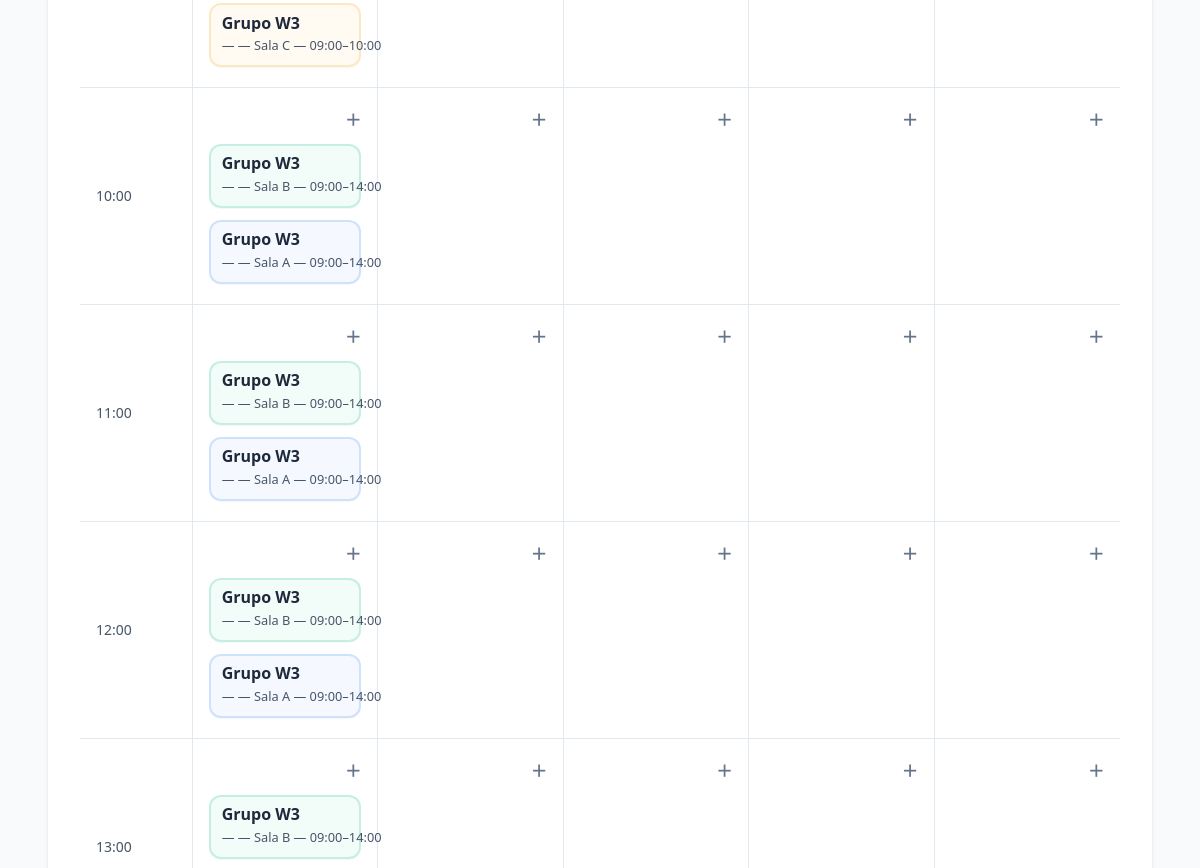
Before: / (middle part) with the older database file.
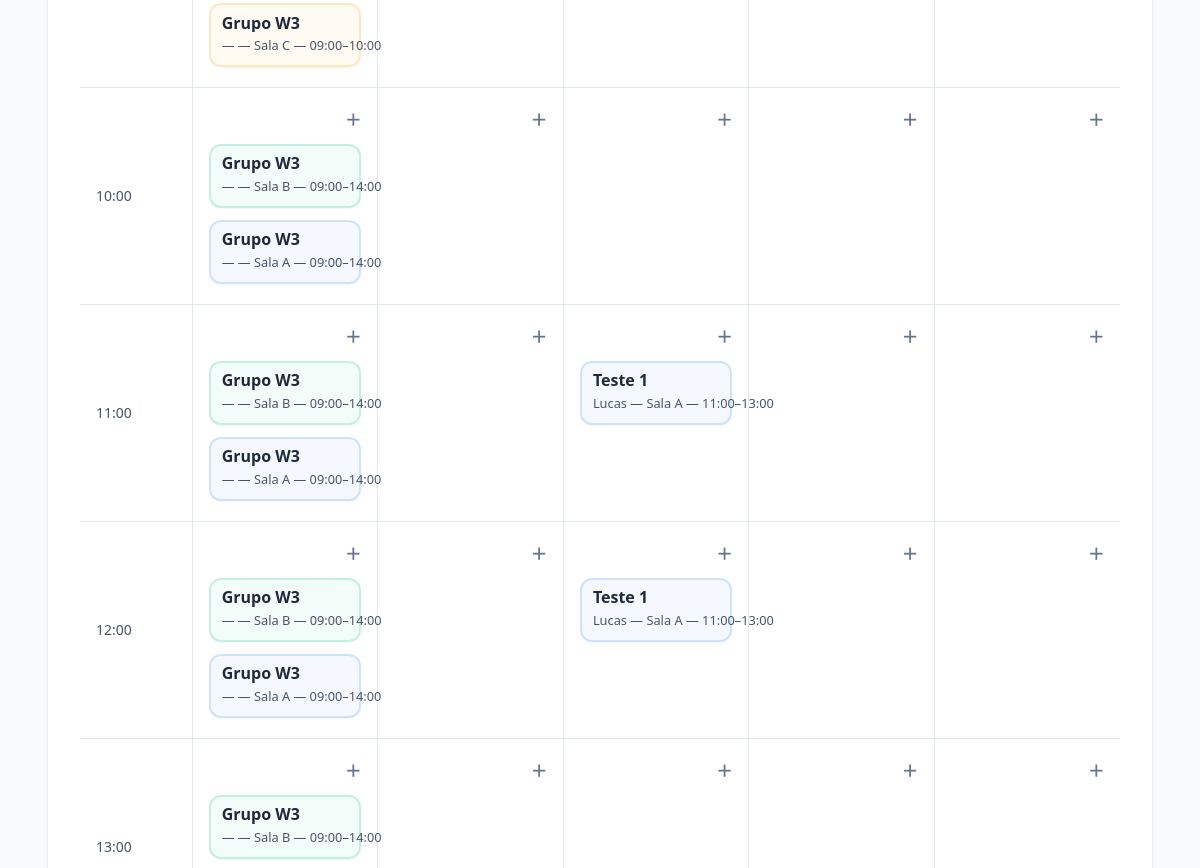
After: the same page with the newer database file.
### tables this page shows
CREATE TABLE bookings (
    id INTEGER PRIMARY KEY AUTOINCREMENT,
    room_id INTEGER NOT NULL,
    title TEXT NOT NULL,
    date_start TEXT NOT NULL, -- 'YYYY-MM-DD HH:MM:SS'
    date_end   TEXT NOT NULL,
    participants TEXT,
    is_online INTEGER NOT NULL DEFAULT 0,
    meeting_link TEXT,
    notes TEXT,
    created_at TEXT NOT NULL, requester TEXT, participants_count INTEGER NOT NULL DEFAULT 1, needs_coffee INTEGER NOT NULL DEFAULT 0,
    FOREIGN KEY (room_id) REFERENCES rooms(id)
);

CREATE TABLE rooms (
    id INTEGER PRIMARY KEY AUTOINCREMENT,
    name TEXT NOT NULL,
    color TEXT NOT NULL DEFAULT '#3b82f6'
, capacity INTEGER NOT NULL DEFAULT 8, has_wifi INTEGER NOT NULL DEFAULT 1, has_tv INTEGER NOT NULL DEFAULT 1, has_board INTEGER NOT NULL DEFAULT 1, has_ac INTEGER NOT NULL DEFAULT 1, is_blocked INTEGER NOT NULL DEFAULT 0);

### bootstrap.php (called while the page is built, shortened)
<?php
function h($s) { return htmlspecialchars((string)$s, ENT_QUOTES, 'UTF-8'); }
function hh($h) { return str_pad((string)$h, 2, '0', STR_PAD_LEFT) . ':00'; }
function bookingsForCell(array $list, DateTime $cellStart, DateTime $cellEnd): array {
    $out = [];
    foreach ($list as $b) {
        $bStart = new DateTime($b['date_start']);
        $bEnd   = new DateTime($b['date_end']);
        if ($cellStart < $bEnd && $cellEnd > $bStart) { $out[] = $b; }
    }
    return $out;
}
?>

### calendario.php (the view, shortened to what this page needs)
<?php
$rooms = [];
foreach ($pdo->query('SELECT * FROM rooms ORDER BY id') as $r) {
    $rooms[(int)$r['id']] = $r;
}
$weekParam = $_GET['week'] ?? '';
$today = new DateTime('today');
$baseDate = $weekParam ? DateTime::createFromFormat('Y-m-d', $weekParam) : clone $today;
$dayOfWeek = (int)$baseDate->format('N');
$monday = (clone $baseDate)->modify('-' . ($dayOfWeek - 1) . ' days');
$friday = (clone $monday)->modify('+4 days');
$weekDays = [];
for ($i = 0; $i < 5; $i++) { $weekDays[] = (clone $monday)->modify("+$i days"); }
$weekStartSql = (clone $monday)->setTime(0,0,0)->format('Y-m-d H:i:s');
$weekEndSql   = (clone $friday)->setTime(23,59,59)->format('Y-m-d H:i:s');
$q = 'SELECT b.*, r.name AS room_name, r.color AS room_color
      FROM bookings b
      JOIN rooms r ON r.id = b.room_id
      WHERE b.date_start < :week_end AND b.date_end > :week_start';
$params = [':week_end' => $weekEndSql, ':week_start' => $weekStartSql];
$q .= ' ORDER BY b.date_start';
$st = $pdo->prepare($q);
$st->execute($params);
$allBookings = $st->fetchAll(PDO::FETCH_ASSOC);
$bookingsByDay = [];
foreach ($allBookings as $b) {
    $start = new DateTime($b['date_start']);
    $end = new DateTime($b['date_end']);
    $span = new DatePeriod((clone $start)->setTime(0,0,0), new DateInterval('P1D'), (clone $end)->setTime(23,59,59)->modify('+1 second'));
    foreach ($span as $d) {
        $key = $d->format('Y-m-d');
        $bookingsByDay[$key] = $bookingsByDay[$key] ?? [];
        $bookingsByDay[$key][] = $b;
    }
}
$stAll = $pdo->prepare('SELECT b.*, r.name AS room_name, r.color AS room_color
                        FROM bookings b
                        JOIN rooms r ON r.id = b.room_id
                        WHERE b.date_start < :week_end AND b.date_end > :week_start
                        ORDER BY b.date_start');
$stAll->execute([':week_end' => $weekEndSql, ':week_start' => $weekStartSql]);
$allBookingsAllRooms = $stAll->fetchAll(PDO::FETCH_ASSOC);
$bookingsByDayAll = [];
foreach ($allBookingsAllRooms as $b) {
    $start = new DateTime($b['date_start']);
    $end = new DateTime($b['date_end']);
    $span = new DatePeriod((clone $start)->setTime(0,0,0), new DateInterval('P1D'), (clone $end)->setTime(23,59,59)->modify('+1 second'));
    foreach ($span as $d) {
        $key = $d->format('Y-m-d');
        $bookingsByDayAll[$key] = $bookingsByDayAll[$key] ?? [];
        $bookingsByDayAll[$key][] = $b;
    }
}
?>
<div class="max-w-6xl mx-auto space-y-6">
  <div class="hidden md:block">
    <main class="bg-white rounded-2xl shadow p-6 lg:p-8">
      <div>
        <table class="w-full table-fixed">
          <tbody>
            <?php for ($h = 8; $h < 18; $h++): ?>
              <tr class="border-t border-slate-200">
                <td class="px-4 py-4 text-sm text-slate-600 sticky left-0 bg-white border-r border-slate-200"><?= hh($h) ?></td>
                <?php foreach ($weekDays as $d): ?>
                  <?php
                    $cellStart = (clone $d)->setTime($h, 0, 0);
                    $cellEnd   = (clone $d)->setTime($h+1, 0, 0);
                    $key = $d->format('Y-m-d');
                    $list = $bookingsByDay[$key] ?? [];
                    $cellBookings = bookingsForCell($list, $cellStart, $cellEnd);
                    $allList = $bookingsByDayAll[$key] ?? [];
                    $cellBookingsAll = bookingsForCell($allList, $cellStart, $cellEnd);
                    $occupiedRooms = [];
                    foreach ($cellBookingsAll as $cb) { $occupiedRooms[(int)$cb['room_id']] = true; }
                    $slotFull = count($occupiedRooms) >= count($rooms);
                  ?>
                  <td class="align-top px-3 py-4 border-l border-slate-200">
                    <div class="min-h-[72px] flex flex-col gap-3 <?= !$slotFull ? 'cursor-pointer hover:bg-slate-50' : 'opacity-60' ?> rounded-lg p-1"
                         <?= !$slotFull ? "onclick=\"openCreateWith('".h($key)."','".hh($h)."','".hh($h+1)."')\"" : '' ?>>
                      <?php if (!$slotFull): ?>
                        <button class="self-end text-slate-500 hover:text-slate-700 font-semibold" title="Agendar neste horário"
                                onclick="event.stopPropagation(); openCreateWith('<?= h($key) ?>','<?= hh($h) ?>','<?= hh($h+1) ?>')">＋</button>
                      <?php else: ?>
                        <span class="self-end text-slate-500 cursor-not-allowed" title="Horário indisponível (salas ocupadas/bloqueadas)">—</span>
                      <?php endif; ?>
                      <?php foreach ($cellBookings as $b): ?>
                        <button class="booking-card text-left"
                                style="border-color: <?= h($b['room_color']) ?>33; background: <?= h($b['room_color']) ?>0d"
                                onclick='event.stopPropagation(); showBooking(<?= json_encode([
                                    "id" => (int)$b["id"],
                                    "title" => $b["title"],
                                    "room" => $b["room_name"],
                                    "room_id" => (int)$b["room_id"],
                                    "color" => $b["room_color"],
                                    "requester" => $b["requester"],
                                    "is_online" => (int)$b["is_online"],
                                    "meeting_link" => $b["meeting_link"],
                                    "needs_coffee" => (int)$b["needs_coffee"],
                                    "participants" => $b["participants"],
                                    "participants_count" => (int)$b["participants_count"],
                                    "notes" => $b["notes"],
                                    "start" => (new DateTime($b["date_start"]))->format("d/m/Y H:i"),
                                    "end" => (new DateTime($b["date_end"]))->format("d/m/Y H:i"),
                                ], JSON_UNESCAPED_UNICODE | JSON_UNESCAPED_SLASHES) ?>)'>
                          <div class="booking-title truncate"><?= h($b['title']) ?></div>
                          <div class="booking-meta">
                            <?= h($b['requester'] ?: '—') ?> — <?= h($b['room_name']) ?> — <?= (new DateTime($b['date_start']))->format('H:i') ?>–<?= (new DateTime($b['date_end']))->format('H:i') ?>
                          </div>
                        </button>
                      <?php endforeach; ?>
                    </div>
                  </td>
                <?php endforeach; ?>
              </tr>
            <?php endfor; ?>
          </tbody>
        </table>
      </div>
    </main>
  </div>
</div>

### index.php (shortened to what this page needs)
<?php
require __DIR__.'/bootstrap.php';
$page = $_GET['page'] ?? 'calendario';
?>
<!DOCTYPE html>
<html lang="pt-BR">
<head>
  <script src="https://cdn.tailwindcss.com"></script>
</head>
<body class="bg-slate-50 text-slate-800">
  <div class="max-w-[1600px] mx-auto px-6 lg:px-12 py-8 space-y-6">
    <?php
      if ($page==='calendario') include __DIR__.'/calendario.php';
    ?>
  </div>
</body>
</html>

### index.php (style rules this page uses)
.booking-card { display:flex; flex-direction:column; gap:.25rem; border:1px solid #e2e8f0; background:#f8fafc; border-radius:.75rem; padding:.6rem .7rem; }
.booking-title { font-weight:700; line-height:1.1; }
.booking-meta { font-size:.8rem; color:#475569; white-space:nowrap; overflow:hidden; text-overflow:ellipsis; }
:root { --w3-green: #78BE20; }

### partials/scripts.php (style rules this page uses)
.booking-card { display:flex; flex-direction:column; gap:.25rem; border:2px solid var(--booking-border, #e2e8f0); background: var(--booking-bg, #f8fafc); border-radius:.75rem; padding:.6rem .7rem; box-shadow: 0 1px 0 rgba(0,0,0,.03); }
.booking-title { font-weight:700; line-height:1.1; }
.booking-meta { font-size:.8rem; color:#475569; white-space:nowrap; overflow:hidden; text-overflow:ellipsis; }

Changed rows visible on the page:
added bookings: title "Teste 1", requester "Lucas", room.name "Sala A", date_start "11:00", date_end "13:00"
